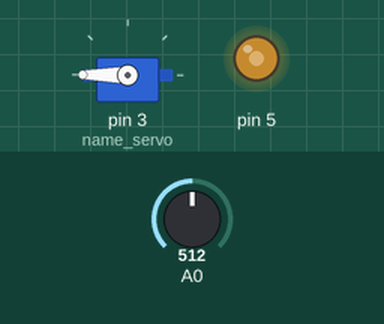
Bench run of a sketch on a simulated Arduino Uno, built with avr-gcc and run on an emulated ATmega328P. Parts: servo, output pins drawn as LEDs (lit = HIGH). Inputs (shaded band) come from the test bench; at power-on: A0 = 512.

Above: at 1.2 s.
1.3 s: A0 set to 306
At 2.5 s:
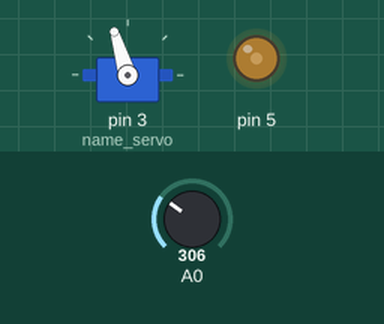
2.8 s: A0 set to 122
At 3.4 s:
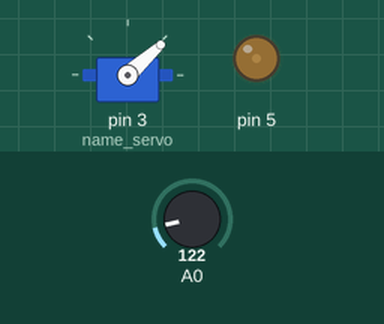
4.3 s: A0 set to 0
At 4.6 s:
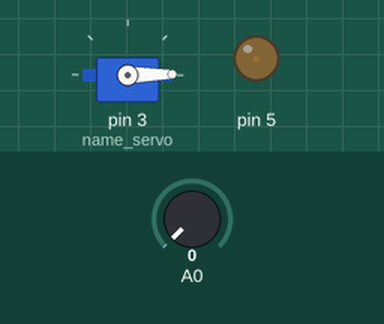
5.8 s: A0 set to 511
At 7.0 s:
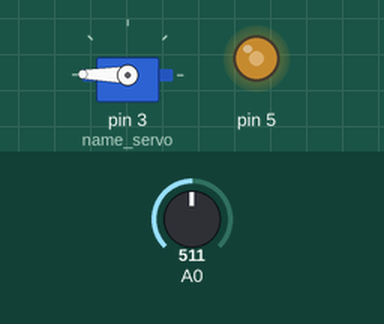
7.3 s: A0 set to 900
At 8.2 s:
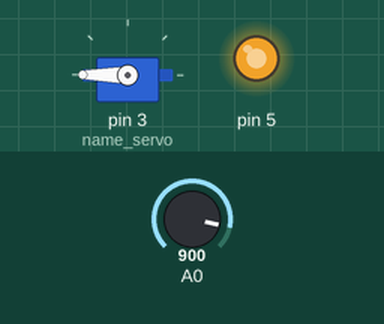
Timing chart, 0 to 9.8 s (numbered marks = the images above; inputs shaded):
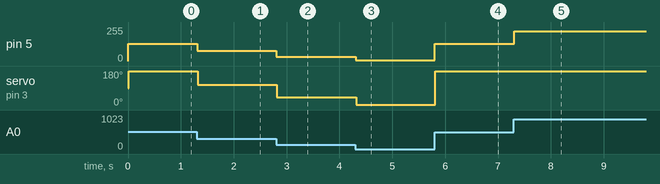

Measured:
- after the input at 1.3 s, pin 5: 129/255 → 78/255 at once; servo on pin 3 (name_servo): 180° → 107° at once
- after the input at 2.8 s, pin 5: 78/255 → 33/255 at once; servo on pin 3 (name_servo): 107° → 42° at once
- after the input at 4.3 s, pin 5: 33/255 → 5/255 at once; servo on pin 3 (name_servo): 42° → 1° at once
- after the input at 5.8 s, pin 5: 5/255 → 129/255 at once; servo on pin 3 (name_servo): 1° → 179° at once
- after the input at 7.3 s, pin 5: 129/255 → 224/255 at once; servo on pin 3 (name_servo): 179° → 180° at once

The sketch:

PWM_Assignment.ino
```cpp
#include <Servo.h>
//I'm not going to make changes in the code, but just the file
//HAHA not
Servo name_servo;

void setup()
{
  Serial.begin(9600);
  pinMode(A0, INPUT);
  pinMode(5, OUTPUT);
  name_servo.attach(3);


  //name_servo.write(0);
}

void loop()
{
  int voltage_value = analogRead(A0);
  delay(1);

  voltage_value = constrain(voltage_value, 5, 1023);
  int level = map(voltage_value, 5, 1023, 5, 255);

  //Serial.println(level);

  analogWrite(5, level);
  delay(10);


  level = map(voltage_value, 0, 1023, 0, 360);
  name_servo.write(level);

}
```
